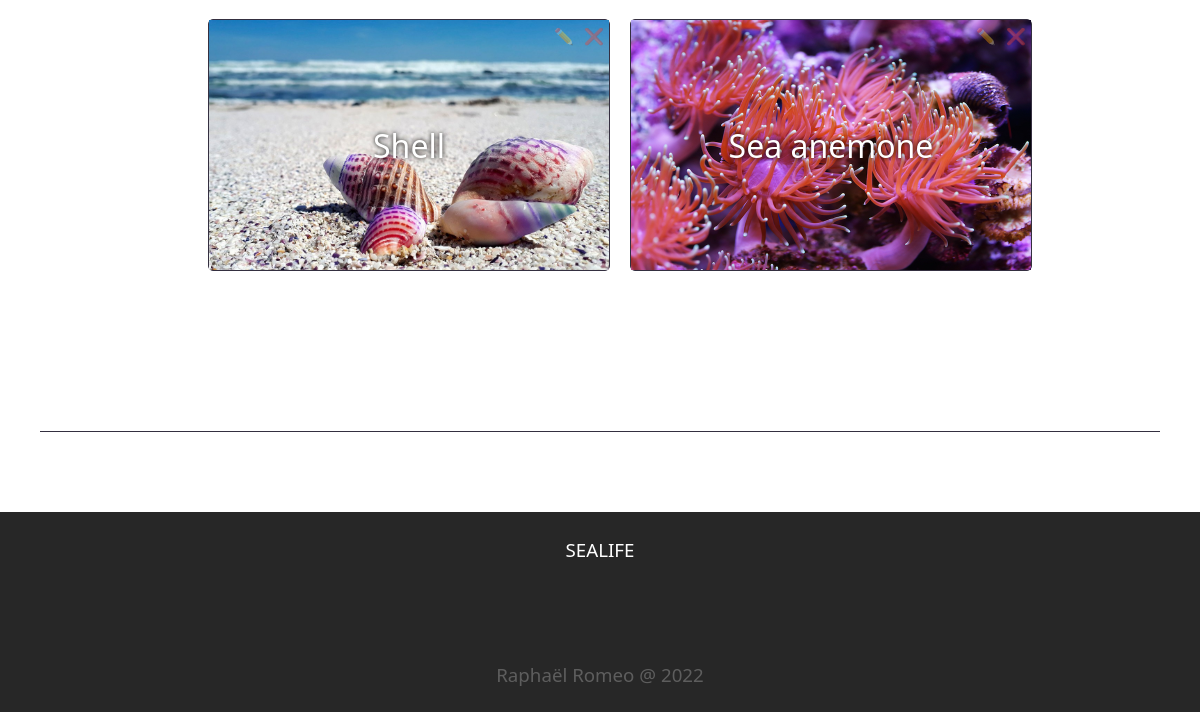
The page /search/ (lower part) on the database as committed earlier.
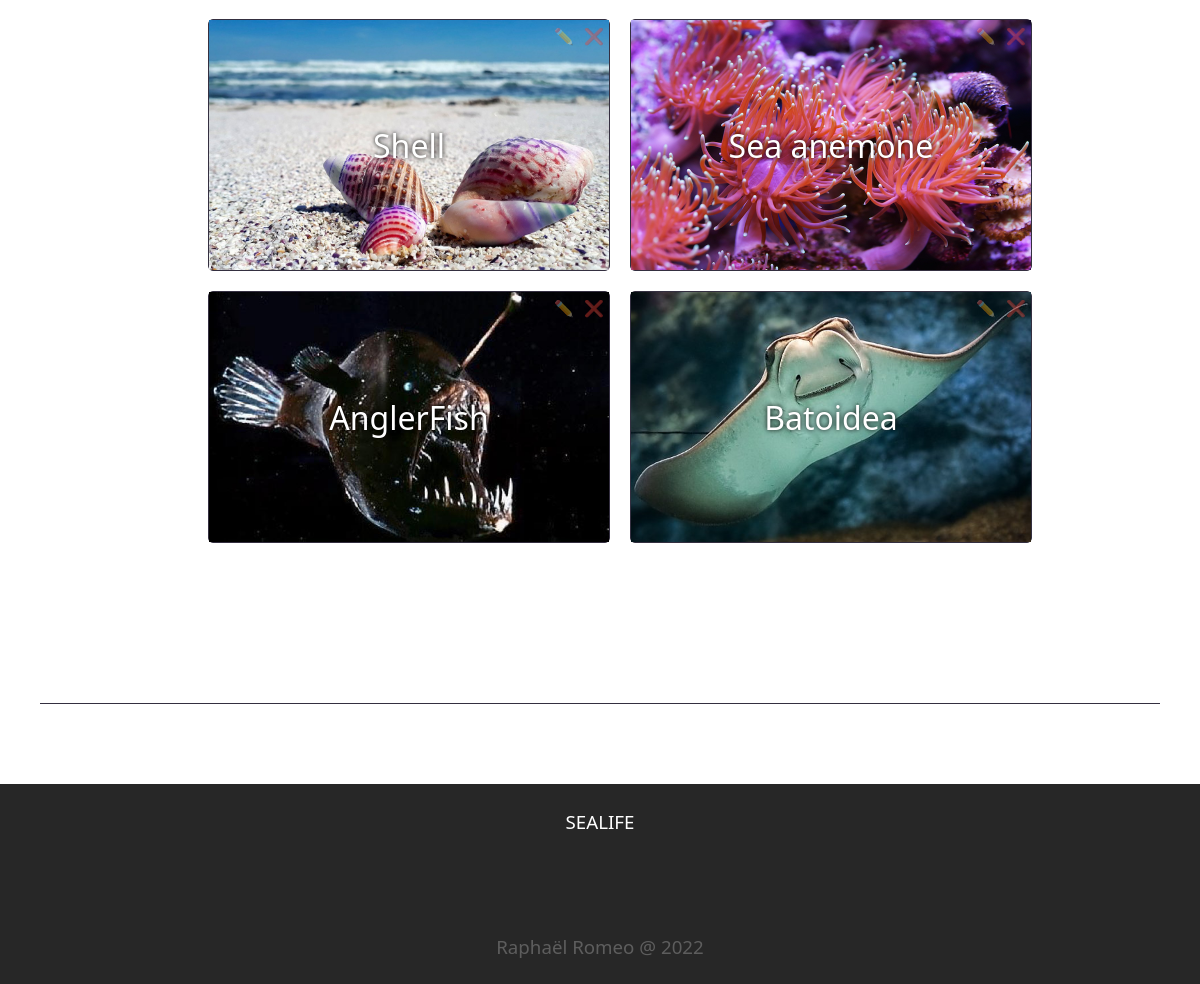
The same page on the database as committed later.
### sealife/models.py (models this page shows, shortened)
class Categories(models.Model):
    name = models.CharField(max_length=100)
    description = models.TextField(null=True, blank=True)
    image = models.ImageField(upload_to='images')
    def __str__(self):
        return self.name

### sealife/views.py (the view)
# urls.py: path('search/',views.search),
def search(request):
    species = models.Categories.objects.all()
    animal_count = models.Categories.objects.all().count()
    return render(request,"search.html",{"liste" : species,"count":animal_count})

### sealife/templates/search.html (shortened to what this page needs)
{% extends "main.html" %}
{% block content %}
<div class="affiche">
<ol>
        {% for l in liste %}
            <li class="categories category_text"><h4 class="name_animal"> {{l}} </h4><a class="image_animal" href="/sealife/afficheCategory/{{l.id}}"><img class="image_animal" src="/sealife{{l.image.url}}"/></a> {{l}} <div class="actions"><a class="category_text" href="/sealife/updateCategory/{{l.id}}"> ✏️ </a><a class="category_text" href="/sealife/deleteCategory/{{l.id}}"> ❌ </a></div></li>
        {%endfor%}
</ol>
</div>
{% endblock %}

Rows that differ between the two databases and show on the page:
added Categories: image (picture), name "AnglerFish"
added Categories: image (picture), name "Batoidea"
